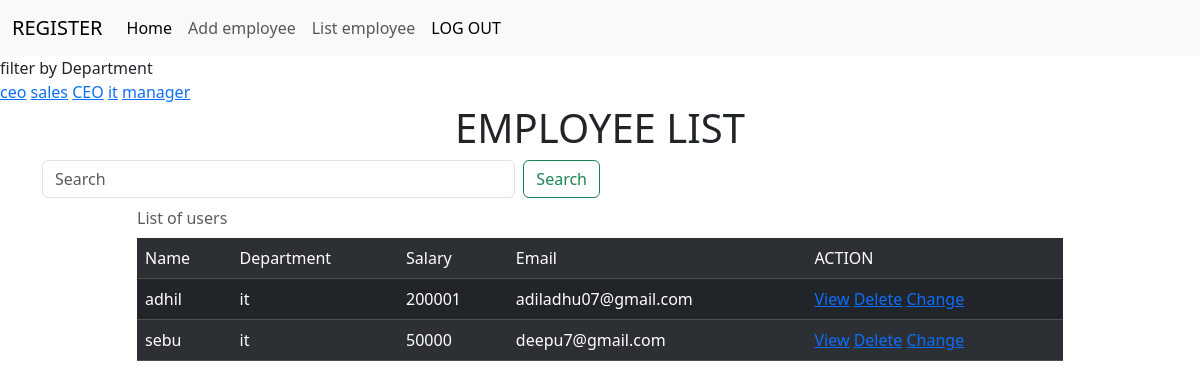
The page /employees/all?department=it (signed in) on the database its author committed.
### cr/models.py (models this page shows, shortened)
class Employees(models.Model):
    name=models.CharField(max_length=200)
    department=models.CharField(max_length=200)
    salary=models.PositiveIntegerField()
    email=models.EmailField(unique=True)
    age=models.PositiveIntegerField(null=True)
    contact=models.CharField(max_length=12)
    profile_pic=models.ImageField(upload_to="images",null=True)

### cr/views.py (the view, shortened to what this page needs)
# urls.py: path("employees/all",views.EmployeeListView.as_view(),name="emp_all"),
@method_decorator(signin_required,"dispatch")
class EmployeeListView(View):
    def get (self,request,*args,**kwargs):
        if request.user.is_authenticated:
            qs=Employees.objects.all()
            department=Employees.objects.all().values_list("department",flat=True).distinct()
            print(department)
            if "department" in request.GET:
                dept=request.GET.get("department")
                qs=qs.filter(department__iexact=dept)
            return render(request,"emp_list.html",{"data":qs,"department":department})

### cr/views.py (called while the page is built)
def signin_required(fn):
    def wrapper(request,*args,**kwargs):
        if not request.user.is_authenticated:
            messages.error(request,"Invalid Session")
            return redirect("login")
        else:
            return fn(request,*args,**kwargs)
    return wrapper

### cr/templates/emp_list.html (shortened to what this page needs)
{%extends 'base.html'%}
{%block body_block%}
<div>
    filter by Department
</div>
<div>
    {%for dep in department%}
    <a href="{%url 'emp_all'%}?department={{dep}}">{{dep}}</a>
    {%endfor%}
</div>
<div class="container">
<h1 class="text-center">EMPLOYEE LIST</h1>
    <form class="d-flex w-50 " role="search" method="post">
        <input class="form-control me-2" name="name" type="search" placeholder="Search" aria-label="Search">
        <button class="btn btn-outline-success " type="submit">Search</button>
      </form>
        <div class="row">
            <div class="col-1"></div>
            <div class="col-10">
            <table class="table table-dark table-striped caption-top">
                <caption>List of users</caption>
                <tr>
                    <td>Name</td>
                    <td>Department</td>
                    <td>Salary</td>
                    <td>Email</td>
                    <td>ACTION</td>
                </tr>
                {%for emp in data%}
                 <td>{{emp.name}}</td>
                 <td>{{emp.department}}</td>
                 <td>{{emp.salary}}</td>
                 <td>{{emp.email}}</td>
                 <td>
                    <a href="{% url 'emp_details' emp.id %}">View</a>
                    <a href="{% url 'emp_delete' emp.id %}">Delete</a>
                    <a href="{% url 'emp_update' emp.id %}">Change</a>
                </td>
                {%endfor%}
            </table>
            </div>
            <div class="col-1"></div>
        </div>
    </div>
{%endblock%}

### rows shown on the page
Employees: name "adhil", department "it", salary "200001", email "adiladhu07@gmail.com"
Employees: name "sebu", department "it", salary "50000", email "deepu7@gmail.com"

### other values the page prints
{{ dep }} "ceo" "sales" "CEO" "it" "manager"
